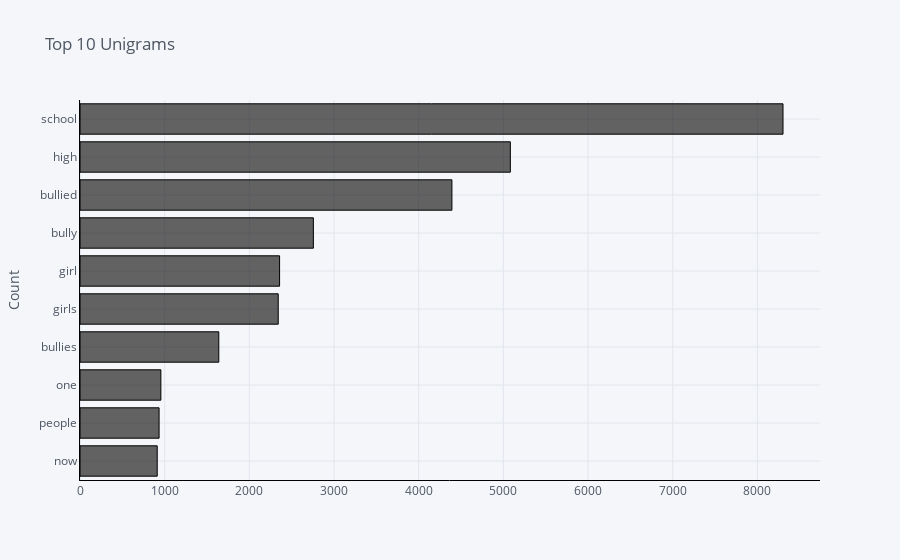
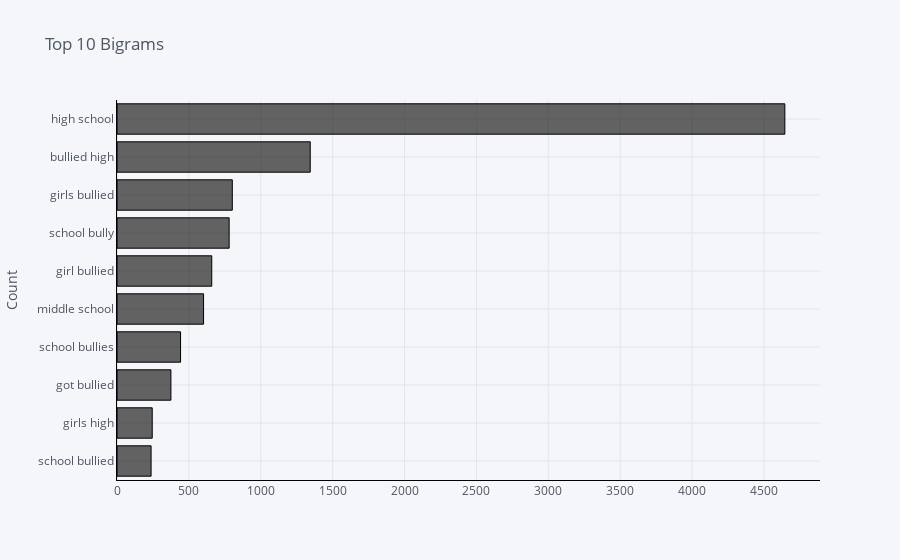

The code cell stored with these charts, in order, in its notebook:
### Code cell
# Get the unigrams, single word that appear most 
unigrams_age = get_highest_gram(text_age,(1,1),10)

# Get the bigrams, two word that appear most
bigrams_age = get_highest_gram(text_age,(2,2),10)

age_1 = pd.DataFrame(unigrams_age, columns = ['Text' , 'count'])
age_1.groupby('Text').sum()['count'].sort_values(ascending=True).iplot(kind='bar', yTitle='Count', linecolor='black',color='black', title='Top 10 Unigrams',orientation='h')

age_2 = pd.DataFrame(bigrams_age, columns = ['Text' , 'count'])
age_2.groupby('Text').sum()['count'].sort_values(ascending=True).iplot(kind='bar', yTitle='Count', linecolor='black',color='black', title='Top 10 Bigrams',orientation='h')

### Figure 1 — Plotly figure (JSON) as saved in the notebook; plotly's stock layout.template omitted (floating-point values rounded to 4 significant figures)
{"data": [{"marker": {"color": "rgba(0, 0, 0, 0.6)", "line": {"color": "rgba(0, 0, 0, 1.0)", "width": 1}}, "name": "count", "orientation": "h", "text": "", "type": "bar", "x": [912, 934, 955, 1639, 2341, 2357, 2756, 4392, 5082, 8302], "y": ["now", "people", "one", "bullies", "girls", "girl", "bully", "bullied", "high", "school"]}], "layout": {"legend": {"bgcolor": "#F5F6F9", "font": {"color": "#4D5663"}}, "paper_bgcolor": "#F5F6F9", "plot_bgcolor": "#F5F6F9", "title": {"font": {"color": "#4D5663"}, "text": "Top 10 Unigrams"}, "xaxis": {"gridcolor": "#E1E5ED", "linecolor": "black", "showgrid": true, "tickfont": {"color": "#4D5663"}, "title": {"font": {"color": "#4D5663"}, "text": ""}, "zerolinecolor": "#E1E5ED"}, "yaxis": {"gridcolor": "#E1E5ED", "linecolor": "black", "showgrid": true, "tickfont": {"color": "#4D5663"}, "title": {"font": {"color": "#4D5663"}, "text": "Count"}, "zerolinecolor": "#E1E5ED"}}}

### Figure 2 — Plotly figure (JSON) as saved in the notebook; plotly's stock layout.template omitted (floating-point values rounded to 4 significant figures)
{"data": [{"marker": {"color": "rgba(0, 0, 0, 0.6)", "line": {"color": "rgba(0, 0, 0, 1.0)", "width": 1}}, "name": "count", "orientation": "h", "text": "", "type": "bar", "x": [237, 245, 375, 442, 602, 659, 780, 802, 1344, 4645], "y": ["school bullied", "girls high", "got bullied", "school bullies", "middle school", "girl bullied", "school bully", "girls bullied", "bullied high", "high school"]}], "layout": {"legend": {"bgcolor": "#F5F6F9", "font": {"color": "#4D5663"}}, "paper_bgcolor": "#F5F6F9", "plot_bgcolor": "#F5F6F9", "title": {"font": {"color": "#4D5663"}, "text": "Top 10 Bigrams"}, "xaxis": {"gridcolor": "#E1E5ED", "linecolor": "black", "showgrid": true, "tickfont": {"color": "#4D5663"}, "title": {"font": {"color": "#4D5663"}, "text": ""}, "zerolinecolor": "#E1E5ED"}, "yaxis": {"gridcolor": "#E1E5ED", "linecolor": "black", "showgrid": true, "tickfont": {"color": "#4D5663"}, "title": {"font": {"color": "#4D5663"}, "text": "Count"}, "zerolinecolor": "#E1E5ED"}}}
